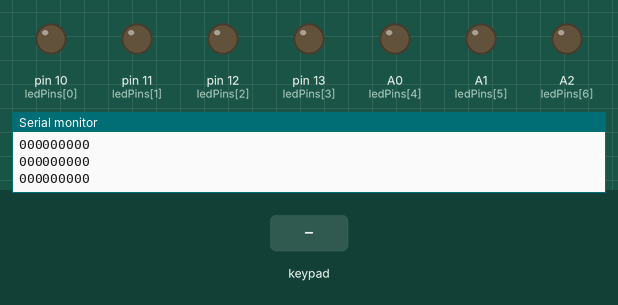
The program below on a simulated Arduino Uno, built with avr-gcc and run on an emulated ATmega328P. On the bench: output pins drawn as LEDs (lit = HIGH), the last lines printed to the serial monitor. Dashed ring = blinking. The inputs (shaded band) are chosen by the test bench. Random numbers use the default seed unless the program sets one.

Above: at 1.2 s.
1.3 s: key '*' pressed
At 1.5 s:
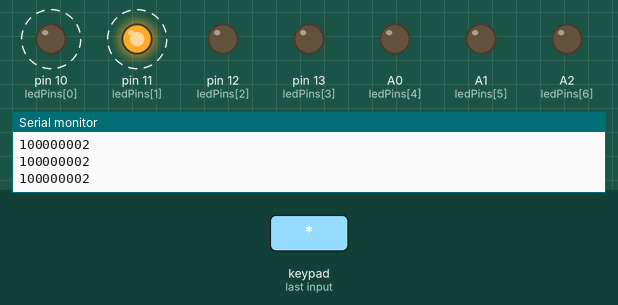
4.3 s: keypad keys 1 3 9 7 # pressed 0.4 s apart
7.8 s: key '1' pressed
9.3 s: keypad keys 6 5 4 3 pressed 0.4 s apart
At 11.5 s:
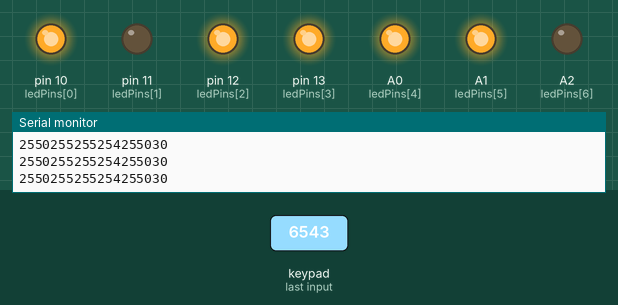
12.4 s: key '2' pressed
At 13.0 s:
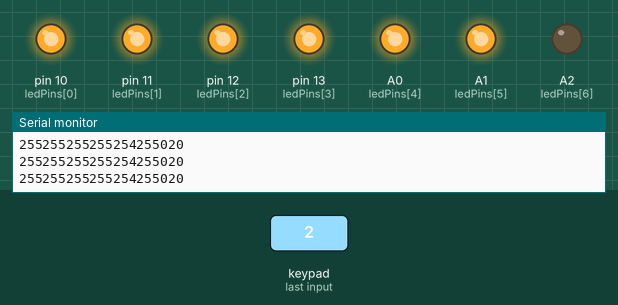
13.9 s: keypad keys 6 5 4 3 # pressed 0.4 s apart
At 14.3 s:
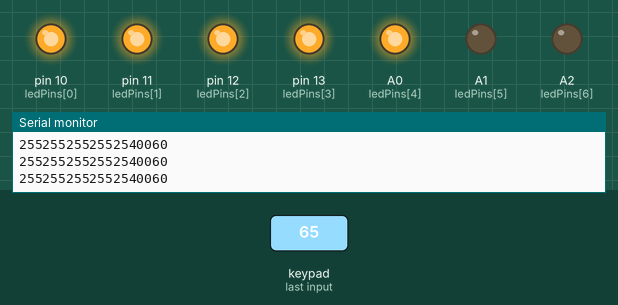
Timing chart, 0 to 18.4 s (numbered marks = the images above; inputs shaded):
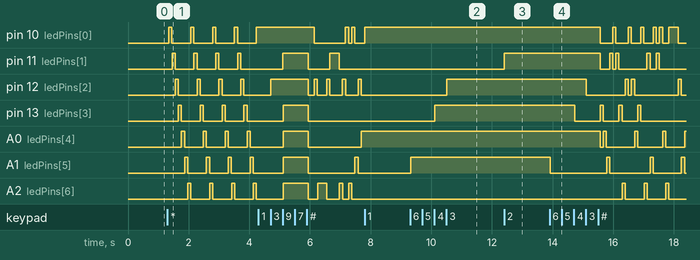

Measured:
- after the input at 1.3 s, pin 10 (ledPins[0]): alternates HIGH for 0.10 s and LOW for 0.62 s, starting after 0.05 s; pin 11 (ledPins[1]): alternates HIGH for 0.10 s and LOW for 0.62 s, starting after 0.15 s
- after the input at 9.3 s, pin 12 (ledPins[2]): LOW → HIGH after 1.2 s; pin 13 (ledPins[3]): LOW → HIGH after 0.82 s; A1 (ledPins[5]): LOW → HIGH at once
- after the input at 12.4 s, pin 11 (ledPins[1]): LOW → HIGH at once
- after the input at 13.9 s, pin 10 (ledPins[0]): HIGH → LOW after 1.7 s, → HIGH 0.41 s later, → LOW 0.10 s later, → HIGH 0.41 s later, … (13 changes in this stretch); pin 11 (ledPins[1]): HIGH → LOW after 1.7 s, → HIGH 0.31 s later, → LOW 0.10 s later, → HIGH 0.10 s later, … (9 changes in this stretch)

The program:

main.cpp
```cpp
#include <Arduino.h>
#include <Keypad.h>

const int NUM_LEDS=7; //number of LEDS
const byte ROWS = 4; //four rows
const byte COLS = 3; //three columns
char keys[ROWS][COLS] = {
	{'1','2','3'},
	{'4','5','6'},
	{'7','8','9'},
	{'*','0','#'}
};
byte rowPins[ROWS] = {6, 5, 4, 3}; //connect to the row pinouts of the keypad
byte colPins[COLS] = {8, 2, 7}; //connect to the column pinouts of the keypad
byte ledPins[]={10,11,12,13,A0,A1,A2}; //pins for LEDS
const long interval = 100; //mS delay for flashing lights

Keypad kpd = Keypad( makeKeymap(keys), rowPins, colPins, ROWS, COLS );
byte ledState[]={0,0,0,0,0,0,0};
byte zoom_counter=0;

void setup(){
	Serial.begin(9600);  // only used for debugging, ie printing

	// Try playing with different debounceTime settings to see how it affects
	// the number of times per second your loop will run. The library prevents
	// setting it to anything below 1 millisecond.
	kpd.setDebounceTime(10);	// setDebounceTime(mS)
  for(int i=0;i<NUM_LEDS;i++)  //set LED pins to output
  {
     pinMode(ledPins[i], OUTPUT);
  }
}

//define the possible LED modes
enum run_mode{single,party,zoom,off,allon, flash};
enum run_mode mode=single;
int val=0;  //last numeric key pressed
unsigned long previousMillis = 0;        // will store last time LED was updated
bool timeout = 0;


void loop(){
	char key = kpd.getKey();
	if(key)  // if a key is pressed process it.
  {

    if(key=='#')
    {
      Serial.println("party");
      mode=party;
    }
    else if(key=='*')
    {
        mode=zoom;
        Serial.println("zoom");

    }
    else
    {
      val = atoi(&key); //if it wasn't # or * it must be a number
      if (val == 0)
      {
        mode = off;
      }
      else if(val ==8)
      {
        mode = flash;
      }
      else if(val ==9)
      {
        mode = allon;
      }
      else
      {
        mode = single;
        ledState[val-1]=~ledState[val-1];
      }
    }
  }
  unsigned long currentMillis = millis();
  timeout = currentMillis - previousMillis >= interval;
  //now process, according to the current mode
  if(timeout)
    previousMillis=currentMillis;

  if(mode==off)
  {
    for(int i=0;i<NUM_LEDS;i++)
      ledState[i]=0;
  }
  else if(mode==allon)
  {
    for(int i=0;i<NUM_LEDS;i++)
      ledState[i]=1;
  }
  else if(mode==party && timeout)
  {
    for(int i=0;i<NUM_LEDS;i++)
      ledState[i]=0;
      ledState[random(0,NUM_LEDS)]=1;
  }
  else if(mode==flash && timeout)
  {
    for(int i=0;i<NUM_LEDS;i++)
      ledState[i]=~ledState[i];

  }
  else if(mode==zoom & timeout)
  {
    for(int i=0;i<NUM_LEDS;i++)
      ledState[i]=0;
    ledState[zoom_counter]=1;
    zoom_counter++;
    if (zoom_counter>=NUM_LEDS)
      zoom_counter=0;
  }
  //set LEDS states
  for(int i=0;i<NUM_LEDS;i++)
  {
      Serial.print(ledState[i]);
      digitalWrite(ledPins[i],ledState[i]);

  }
  Serial.print(val);
  Serial.println(mode);
}
```
